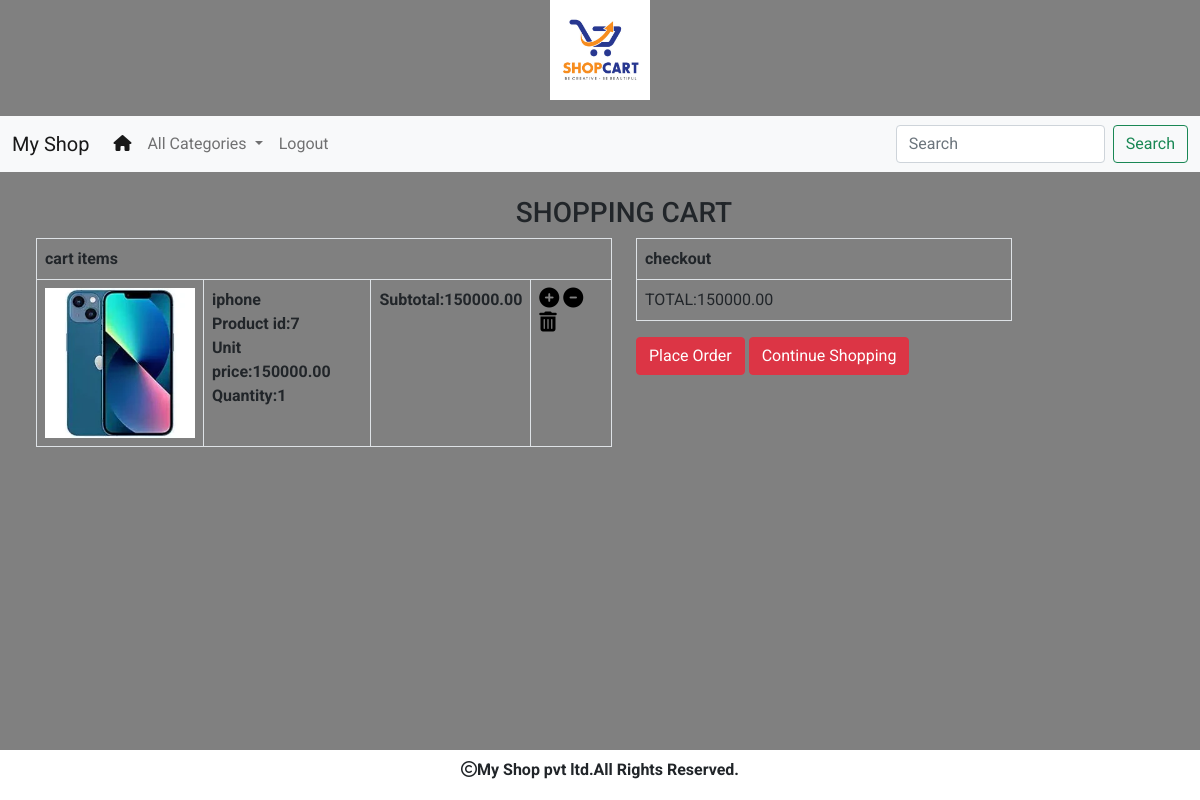
Screenshot of /cart/view (signed in) with the database file from the repository.
### cart/models.py (models this page shows, shortened)
class Cart(models.Model):
    product=models.ForeignKey(Product,on_delete=models.CASCADE)
    user=models.ForeignKey(User,on_delete=models.CASCADE)
    quantity=models.IntegerField()
    date=models.DateTimeField(auto_now_add=True)
    def subtotal(self):
        return self.quantity*self.product.price

### shop/models.py (models this page shows, shortened)
class Product(models.Model):
    name=models.CharField(max_length=200)
    desc=models.TextField()
    img=models.ImageField(upload_to='shop/product',blank=True,null=True)
    price=models.DecimalField(max_digits=10,decimal_places=2)
    category=models.ForeignKey(Category,on_delete=models.CASCADE)
    stock=models.IntegerField()
    available=models.BooleanField(default=True)
    created=models.DateTimeField(auto_now_add=True)
    updated=models.DateTimeField(auto_now=True)

### cart/views.py (the view)
# urls.py: path('view',views.cartview,name="viewcart"),
def cartview(request):
    sum=0
    u=request.user
    try:
        cart=Cart.objects.filter(user=u)
        for i in cart:
            sum+=i.quantity*i.product.price
    except:
        pass
    return render(request,'cart.html',{'c':cart,'total':sum})

### cart/context_processors.py (called while the page is built)
def productcount(request):
    item_count=0
    if request.user.is_authenticated :
        user=request.user
        try:
            cart=Cart.objects.filter(user=user)
            for i in cart:
                item_count+=i.quantity
        except:
            item_count=0
    return{'count':item_count}

### shop/context_processors.py (called while the page is built)
def menu_links(request):
    c=Category.objects.all()
    return {'links':c}

### template/cart.html
{% extends 'base.html' %}
{% load static %}
{% block context %}
{% if not c %}
<div class="container mt-4">
    <h3 class="text-center">cart is empty</h3>
    <center>
    <a href="{% url 'shop:allcategories' %}" class="text-danger">Continue shopping</a></center>
</div>
{% else %}
<div class="container-fluid m-4">
    <div class="row">
        <h3 class="text-center">SHOPPING CART</h3>
        <div class="col-sm-6">
            <table class="table table-bordered">
                <tr>
                    <th colspan="5">cart items</th>
                </tr>
                {% for i in c %}
                <tr>
                    <td><img src="{{i.product.img.url}}" height="150px" width="150px"></td>
                    <td><b>{{i.product.name}}</b><br>
                        <b>Product id:{{i.product.id}}</b><br>
                        <b>Unit price:{{i.product.price}}</b><br>
                        <b>Quantity:{{i.quantity}}</b><br>
                    </td>
                    <td><b>Subtotal:{{i.subtotal}}</b></td>
                    <td>
                     {% if i.quantity < i.product.stock %}
                        <a href="{% url 'cart:cart' i.product.name %}"><i style="color:black;font-size:20px;" class="fa-solid fa-circle-plus"></i></a>
                        <a href="{% url 'cart:minus' i.product.name %}"><i style="color:black;font-size:20px;" class="fa-solid fa-circle-minus"></i></a>
                        <a href="{% url 'cart:delete' i.product.name %}"><i style="color:black;font-size:20px;" class="fa-solid fa-trash-can"></i></a></td>
                     {% else %}
                        <a href="{% url 'cart:minus' i.product.name %}"><i style="color:black;font-size:20px;" class="fa-solid fa-circle-minus"></i></a>
                        <a href="{% url 'cart:delete' i.product.name %}"><i style="color:black;font-size:20px;" class="fa-solid fa-trash-can"></i></a></td>
                    {% endif %}
                </tr>
                {% endfor %}
            </table>
        </div>
        <div class="col-sm-4">
            <table class="table table-bordered">
                <tr>
                <th colspan="4">checkout</th></tr>
                <tr>
                    <td>TOTAL:{{total}}</td>
                </tr>
            </table>
            <a href="{% url 'cart:orderform' %}" class="btn btn-danger">Place Order</a>
            <a href="{% url 'shop:allcategories' %}" class="btn btn-danger">Continue Shopping</a>
        </div>
    </div>
</div>
{% endif %}
{% endblock %}

### static/css/a.css (style rules this page uses)
body { background-color:grey; font-family: 'Roboto', sans-serif; }

### rows the page displays
Cart: product.img (picture), product.name "iphone", product.id "7", product.price "150000.00", quantity "1", subtotal "150000.00"

### other values shown
{{ total }} "150000.00"
